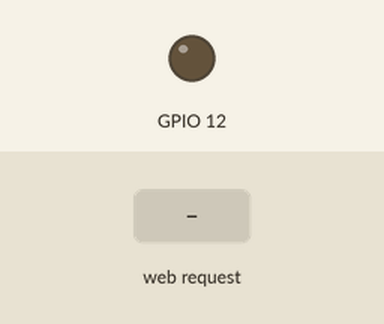
Bench run of a sketch on a simulated ESP8266 (NodeMCU). Shown: output pins drawn as LEDs (lit = HIGH). The inputs (shaded band) are chosen by the test bench.

Above: at 2.2 s.
2.3 s: HTTP request GET /led/1 received
At 3.5 s:
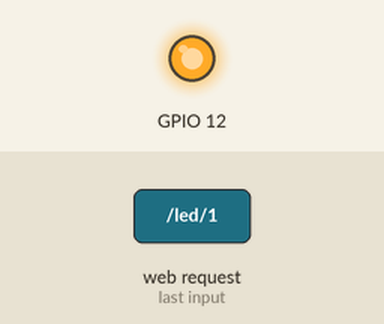
3.8 s: HTTP request GET /led/0 received
At 4.8 s:
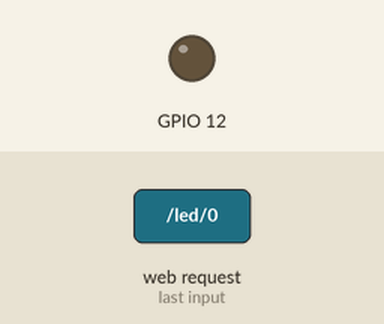
Timing chart, 0 to 6.8 s (numbered marks = the images above; inputs shaded):
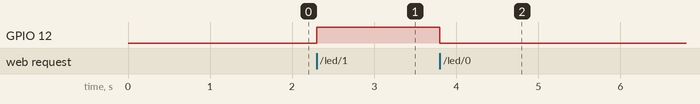

The sketch:

hazzah-simple.ino
```cpp
/*

ACCESS POINT - HTTP
http://192.168.4.1

*/

#include <ESP8266WiFi.h>
#include <WiFiClient.h>
#include <ESP8266WebServer.h>

const char *ssid = "unconference";
const char *password = "thereisnospoon";

ESP8266WebServer server(80);

void handleRoot() {
	server.send(200, "text/html", "<h1>YAY! You are here</h1>");
}

void ledOn() {
  server.send(200, "text/html", "<h1>Led ON</h1> <br> <a href='http://192.168.4.1/led/0'> Click </a>");
  digitalWrite(12, HIGH);
}
void ledOff() {
  server.send(200, "text/html", "<h1>Led OFF</h1> <br> <a href='http://192.168.4.1/led/1'> Click </a>");
  digitalWrite(12, LOW);
}
void setup() {
	delay(1000);
	Serial.begin(115200);

	WiFi.softAP(ssid, password);
	IPAddress myIP = WiFi.softAPIP();

        server.on("/", handleRoot);
        server.on("/led/1", ledOn);
        server.on("/led/0", ledOff);

  pinMode(12, OUTPUT);
	server.begin();
}

void loop() {
	server.handleClient();
}
```

Measured:
- after the input at 2.3 s, GPIO 12: LOW → HIGH at once
- after the input at 3.8 s, GPIO 12: HIGH → LOW at once
